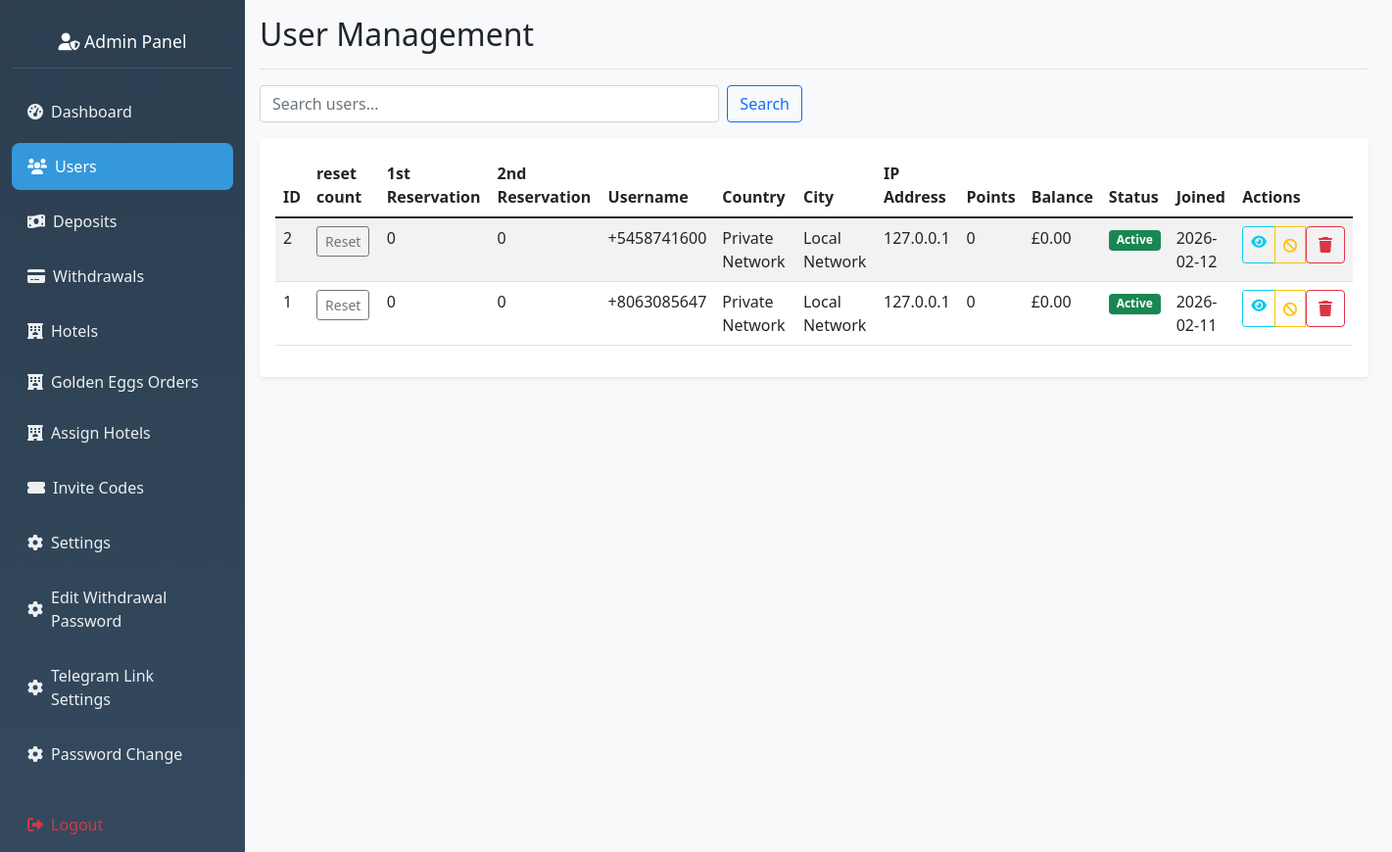
The page /admin/users (signed in) on the database as committed earlier.
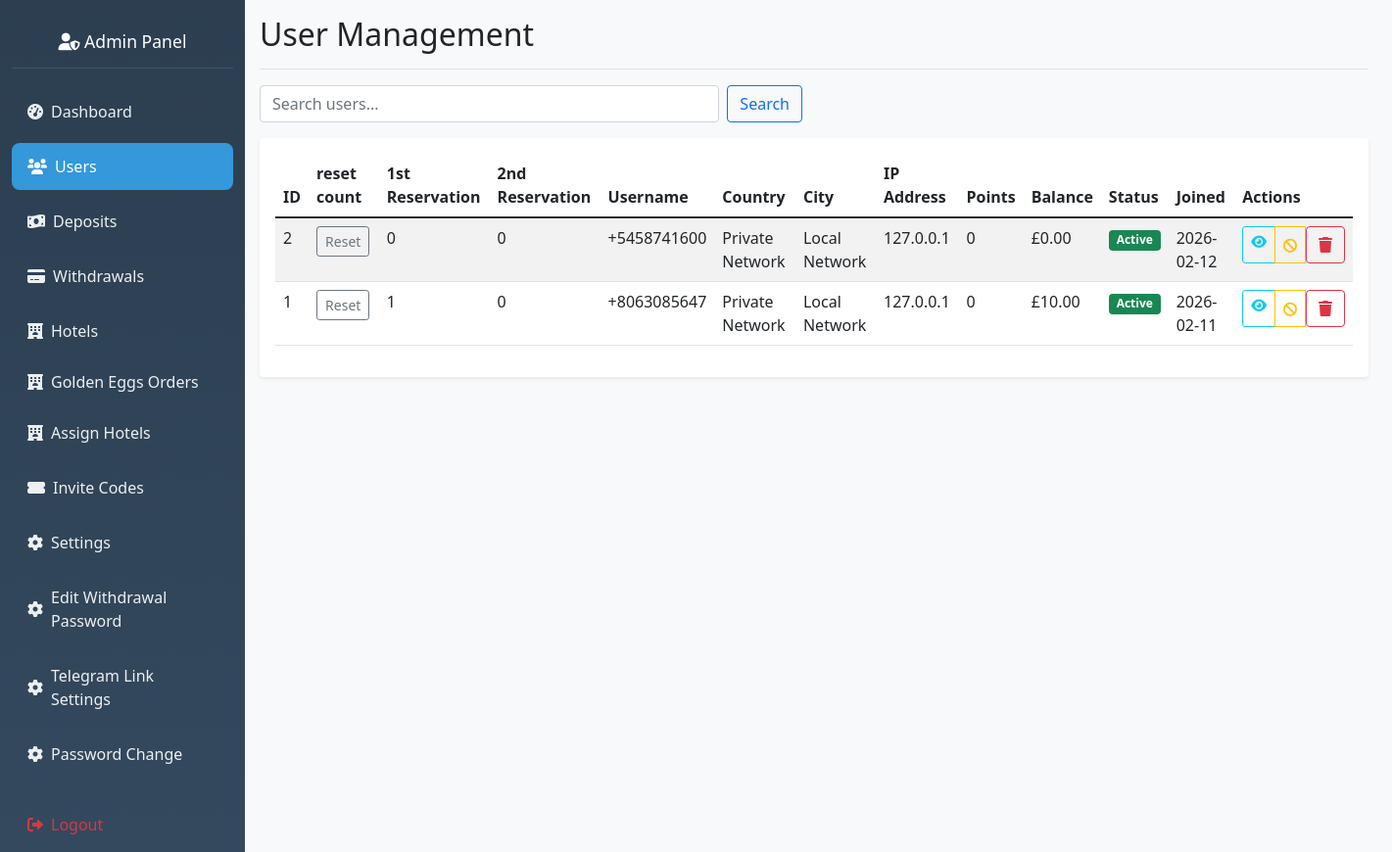
The same page on the database as committed later.
### hotel_app/models.py (models this page shows, shortened)
class User(db.Model, UserMixin):
    __tablename__ = 'user'
    id = db.Column(db.Integer, primary_key=True)
    nickname = db.Column(db.String(80))
    user_id = db.Column(db.String(6), unique=True)
    agent_id = db.Column(db.String(6), unique=True)
    contact = db.Column(db.String(20))
    invitation_code = db.Column(db.String(20))
    member_points = db.Column(db.Integer, default=0)
    trial_bonus = db.Column(db.Float, default=564.00)
    balance = db.Column(db.Float, default=0.00)
    total_deposits = db.Column(db.Float, default=0.0)
    vip_level = db.Column(db.String(10), default='VIP0')
    withdrawal_password = db.Column(db.String(100))
    password_hash = db.Column(db.String(100))
    is_active = db.Column(db.Boolean, default=False)
    created_at = db.Column(db.DateTime, default=datetime.utcnow)
    session_locked = db.Column(db.Boolean, default=False)
    total_commission_earned = db.Column(db.Float, default=0.0)
    first_session_completed = db.Column(db.Boolean, default=False)
    session_reset_date = db.Column(db.String)
    currency = db.Column(db.String(10), default='$')
    bound_wallet_type = db.Column(db.String(20))
    max_first_session_reservations = db.Column(db.Integer, default=35)
    wallet_bound_at = db.Column(db.DateTime)
    second_session_reservations_count = db.Column(db.Integer, default=0)
    second_session_commission = db.Column(db.Float, default=0.0)
    bound_wallet_address = db.Column(db.String(200))
    first_session_commission = db.Column(db.Float, default=0.0)
    first_session_reservations_count = db.Column(db.Integer, default=0)
    current_session = db.Column(db.String(10), default='first')
    revolut_name = db.Column(db.String(100))
    revolut_iban = db.Column(db.String(50))
    revolut_revtag = db.Column(db.String(20))
    ip_address = db.Column(db.String(45))
    country = db.Column(db.String(100))
    country_code = db.Column(db.String(2))
    region = db.Column(db.String(100))
    city = db.Column(db.String(100))
    latitude = db.Column(db.Float)
    longitude = db.Column(db.Float)
    timezone = db.Column(db.String(50))
    isp = db.Column(db.String(255))
    last_location_update = db.Column(db.DateTime, default=datetime.utcnow)
    reservations = db.relationship(
        'Reservation',
        backref='user',
        lazy='dynamic',
        cascade='all, delete-orphan',
        passive_deletes=True
    )
    deposit_requests = db.relationship(
        'DepositRequest',
        backref='user',
        lazy='dynamic'
    )
    withdrawal_requests = db.relationship(
        'WithdrawalRequest',
        backref='user',
        lazy='dynamic'
    )
    hotel_assignments = db.relationship(
        'UserHotelAssignment',
        foreign_keys='UserHotelAssignment.user_id',
        backref='user',
        lazy='dynamic',
        cascade='all, delete-orphan',
        passive_deletes=True
    )
    hotel_ratings = db.relationship(
        'UserHotelRating',
        backref='user',
        lazy='dynamic'
    )
    golden_eggs = db.relationship(
        'GoldenEgg',
        foreign_keys='GoldenEgg.user_id',
        backref='recipient',
        lazy='dynamic'
    )

### hotel_app/routes.py (the view)
@app.route('/admin/users')
@admin_required
def view_users():
    page = request.args.get('page', 1, type=int)
    search = request.args.get('search', '')
    vip_filter = request.args.get('vip_level', '')
    users_query = User.query
    if search:
        users_query = users_query.filter(
            User.id.contains(search) |
            User.contact.contains(search) |
            User.nickname.contains(search)
        )
    if vip_filter:
        users_query = users_query.filter(User.vip_level == vip_filter)
    users = users_query.order_by(User.id.desc()).paginate(
        page=page, per_page=20, error_out=False
    )
    vip_levels = ['vip0', 'vip1', 'vip2', 'vip3']
    return render_template('admin_users.html',
                         users=users,
                         search=search,
                         vip_levels=vip_levels,
                         current_vip_filter=vip_filter)

### hotel_app/routes.py (called while the page is built)
def admin_required(f):
    @wraps(f)
    def wrapper(*args, **kwargs):
        admin_id = session.get('admin_id')
        if not admin_id:
            flash("Admin login required.", "danger")
            return redirect(url_for('admin_login'))
        admin = Admin.query.get(admin_id)
        if not admin or not admin.is_active:
            session.pop('admin_id', None)
            flash("Admin access denied.", "danger")
            return redirect(url_for('admin_login'))
        g.current_admin = admin
        return f(*args, **kwargs)
    return wrapper

@app.before_request
def check_admin_routes():
    if request.endpoint and request.endpoint.startswith('admin_') and request.endpoint != 'admin_login':
        if 'admin_id' not in session:
            return redirect(url_for('admin_login'))

### hotel_app/templates/admin_users.html (shortened to what this page needs)
{% extends "admin_base.html" %}
{% block content %}
<div class="d-flex justify-content-between flex-wrap flex-md-nowrap align-items-center pb-2 mb-3 border-bottom">
    <h1 class="h2">User Management</h1>
</div>
<div class="row mb-3">
    <div class="col-md-6">
        <form method="GET" class="d-flex">
            <input type="text" class="form-control me-2" name="search" value="{{ search }}" placeholder="Search users...">
            <button type="submit" class="btn btn-outline-primary">Search</button>
        </form>
    </div>
</div>
<div class="card">
    <div class="card-body">
        <div class="table-responsive">
            <table class="table table-striped">
                <thead>
                    <tr>
                        <th>ID</th>
                        <th>reset count</th>
                        <th>1st Reservation</th>
                        <th>2nd Reservation</th>
                        <th>Username</th>
                        <th>Country</th>
                        <th>City</th>
                        <th>IP Address</th>
                        <th>Points</th>
                        <th>Balance</th>
                        <th>Status</th>
                        <th>Joined</th>
                        <th>Actions</th>
                    </tr>
                </thead>
                <tbody>
                    {% for user in users.items %}
                    <tr>
                        <td>{{ user.id }}</td>
                        <td><form method="POST" action="{{ url_for('reset_first_session_count', user_id=user.id) }}" class="d-inline">
                            <button type="submit" class="btn btn-sm btn-outline-secondary">Reset</button>
                        <td>{{ user.first_session_reservations_count }}</td>
                        <td>{{ user.second_session_reservations_count }}</td>
                        <td>{{ user.contact }}</td>
                        <td>{{ user.country }}</td>
                        <td>{{ user.city }}</td>
                        <td>{{ user.ip_address }}</td>
                        <td>{{ user.member_points }}</td>
                        <td>£{{ "%.2f"|format(user.balance or 0) }}</td>
                        <td>
                            <span class="badge bg-{{ 'success' if user.is_active else 'secondary' }}">
                                {{ 'Active' if user.is_active else 'Inactive' }}
                            </span>
                        </td>
                        <td>{{ user.created_at.strftime('%Y-%m-%d') if user.created_at else 'N/A' }}</td>
                        <td>
                            <div class="btn-group btn-group-sm">
                                <a href="{{ url_for('view_user_details', user_id=user.id) }}" class="btn btn-outline-info">
                                    <i class="fas fa-eye"></i>
                                </a>
                                <form method="POST" action="{{ url_for('toggle_user', user_id=user.id) }}" class="d-inline">
                                    <button type="submit" class="btn btn-outline-{{ 'warning' if user.is_active else 'success' }}">
                                        <i class="fas fa-{{ 'ban' if user.is_active else 'check' }}"></i>
                                    </button>
                                </form>
                                <form method="POST" action="{{ url_for('delete_user', user_id=user.id) }}" class="d-inline"
                                      onsubmit="return confirm('Are you sure you want to delete this user?')">
                                    <button type="submit" class="btn btn-outline-danger">
                                        <i class="fas fa-trash"></i>
                                    </button>
                                </form>
                            </div>
                        </td>
                    </tr>
                    {% endfor %}
                </tbody>
            </table>
        </div>
    </div>
</div>
{% endblock %}

Rows that differ between the two databases and show on the page:
changed User id 1: first_session_reservations_count "0" → "1"; balance "0.00" → "10.00"
